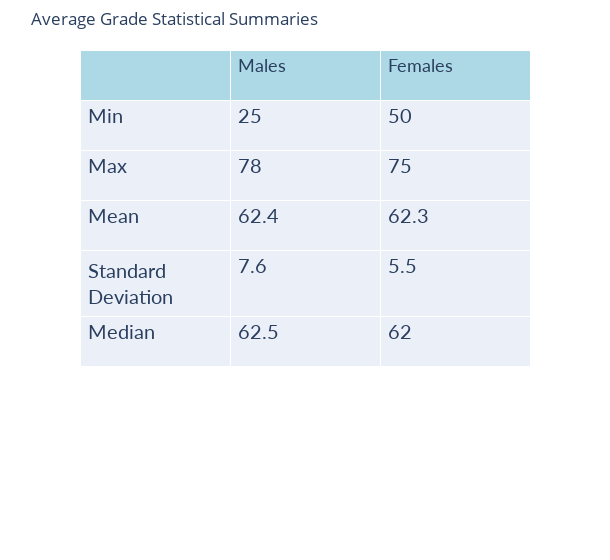

Notebook code cell kept with this figure:
### Code cell
color1 = "white"
color2 = "lightgrey"
header_color = "lightblue"
values = gender_stats.columns, gender_stats.iloc[0], gender_stats.iloc[1]
fig = go.Figure(
    data=[
        go.Table(
            header=dict(
                values=["", "Males", "Females"],
                fill_color=header_color,
                height=50,
                align="left",
                font=dict(family="Lato", size=18),
            ),
            cells=dict(
                values=values,
                align="left",
                height=50,
                font=dict(family="Lato", size=20),
                format=None,
                formatsrc=None,
                fill_color=None,
            ),
        )
    ]
)
fig.update_layout(width=610, title="Average Grade Statistical Summaries")
fig.update_layout({"margin": {"t": 50}})
fig.show()

### Figure 1 — Plotly figure (JSON) as saved in the notebook; plotly's stock layout.template omitted (floating-point values rounded to 4 significant figures)
{"data": [{"cells": {"align": "left", "font": {"family": "Lato", "size": 20}, "height": 50, "values": [["Min", "Max", "Mean", "Standard Deviation", "Median"], [25, 78, 62.4, 7.6, 62.5], [50, 75, 62.3, 5.5, 62]]}, "header": {"align": "left", "fill": {"color": "lightblue"}, "font": {"family": "Lato", "size": 18}, "height": 50, "values": ["", "Males", "Females"]}, "type": "table"}], "layout": {"margin": {"t": 50}, "title": {"text": "Average Grade Statistical Summaries"}, "width": 610}}
